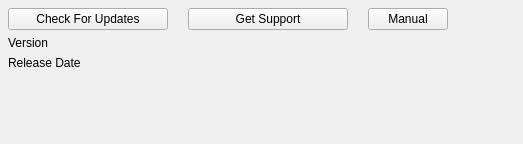
           <widget class="QWidget" name="tab_4">
            <attribute name="title">
             <string>Support and Update</string>
            </attribute>
            <layout class="QVBoxLayout" name="verticalLayout_13">
             <property name="leftMargin">
              <number>8</number>
             </property>
             <property name="topMargin">
              <number>8</number>
             </property>
             <property name="rightMargin">
              <number>8</number>
             </property>
             <property name="bottomMargin">
              <number>8</number>
             </property>
             <item>
              <layout class="QVBoxLayout" name="verticalLayout_12">
               <item>
                <layout class="QHBoxLayout" name="horizontalLayout_11">
                 <property name="spacing">
                  <number>20</number>
                 </property>
                 <item>
                  <widget class="QPushButton" name="pushButton_check_for_updates">
                   <property name="minimumSize">
                    <size>
                     <width>160</width>
                     <height>0</height>
                    </size>
                   </property>
                   <property name="maximumSize">
                    <size>
                     <width>160</width>
                     <height>16777215</height>
                    </size>
                   </property>
                   <property name="focusPolicy">
                    <enum>Qt::NoFocus</enum>
                   </property>
                   <property name="text">
                    <string>Check For Updates</string>
                   </property>
                  </widget>
                 </item>
                 <item>
                  <widget class="QPushButton" name="pushButton_support">
                   <property name="minimumSize">
                    <size>
                     <width>160</width>
                     <height>0</height>
                    </size>
                   </property>
                   <property name="maximumSize">
                    <size>
                     <width>160</width>
                     <height>16777215</height>
                    </size>
                   </property>
                   <property name="focusPolicy">
                    <enum>Qt::NoFocus</enum>
                   </property>
                   <property name="text">
                    <string>Get Support</string>
                   </property>
                  </widget>
                 </item>
                 <item>
                  <widget class="QPushButton" name="pushButton_online_manual">
                   <property name="focusPolicy">
                    <enum>Qt::NoFocus</enum>
                   </property>
                   <property name="text">
                    <string>Manual</string>
                   </property>
                  </widget>
                 </item>
                 <item>
                  <spacer name="horizontalSpacer_8">
                   <property name="orientation">
                    <enum>Qt::Horizontal</enum>
                   </property>
                   <property name="sizeHint" stdset="0">
                    <size>
                     <width>40</width>
                     <height>20</height>
                    </size>
                   </property>
                  </spacer>
                 </item>
                 <item>
                  <widget class="QLabel" name="label_support">
                   <property name="text">
                    <string/>
                   </property>
                  </widget>
                 </item>
                </layout>
               </item>
               <item>
                <layout class="QHBoxLayout" name="horizontalLayout_9">
                 <item>
                  <layout class="QVBoxLayout" name="verticalLayout_11">
                   <item>
                    <layout class="QHBoxLayout" name="horizontalLayout_7">
                     <item>
                      <widget class="QLabel" name="label_version_key">
                       <property name="minimumSize">
                        <size>
                         <width>150</width>
                         <height>0</height>
                        </size>
                       </property>
                       <property name="text">
                        <string>Version</string>
                       </property>
                      </widget>
                     </item>
                     <item>
                      <widget class="QLabel" name="label_version_value">
                       <property name="text">
                        <string/>
                       </property>
                      </widget>
                     </item>
                    </layout>
                   </item>
                   <item>
                    <layout class="QHBoxLayout" name="horizontalLayout_8">
                     <item>
                      <widget class="QLabel" name="label_release_date_key">
                       <property name="minimumSize">
                        <size>
                         <width>150</width>
                         <height>0</height>
                        </size>
                       </property>
                       <property name="text">
                        <string>Release Date</string>
                       </property>
                      </widget>
                     </item>
                     <item>
                      <widget class="QLabel" name="label_release_date_value">
                       <property name="text">
                        <string/>
                       </property>
                      </widget>
                     </item>
                    </layout>
                   </item>
                  </layout>
                 </item>
                 <item>
                  <spacer name="horizontalSpacer_6">
                   <property name="orientation">
                    <enum>Qt::Horizontal</enum>
                   </property>
                   <property name="sizeHint" stdset="0">
                    <size>
                     <width>40</width>
                     <height>20</height>
                    </size>
                   </property>
                  </spacer>
                 </item>
                </layout>
               </item>
               <item>
                <layout class="QHBoxLayout" name="horizontalLayout_10">
                 <item>
                  <widget class="QLabel" name="label_download_link">
                   <property name="text">
                    <string/>
                   </property>
                  </widget>
                 </item>
                 <item>
                  <spacer name="horizontalSpacer_7">
                   <property name="orientation">
                    <enum>Qt::Horizontal</enum>
                   </property>
                   <property name="sizeHint" stdset="0">
                    <size>
                     <width>40</width>
                     <height>20</height>
                    </size>
                   </property>
                  </spacer>
                 </item>
                </layout>
               </item>
              </layout>
             </item>
             <item>
              <spacer name="verticalSpacer">
               <property name="orientation">
                <enum>Qt::Vertical</enum>
               </property>
               <property name="sizeHint" stdset="0">
                <size>
                 <width>20</width>
                 <height>40</height>
                </size>
               </property>
              </spacer>
             </item>
            </layout>
           </widget>
